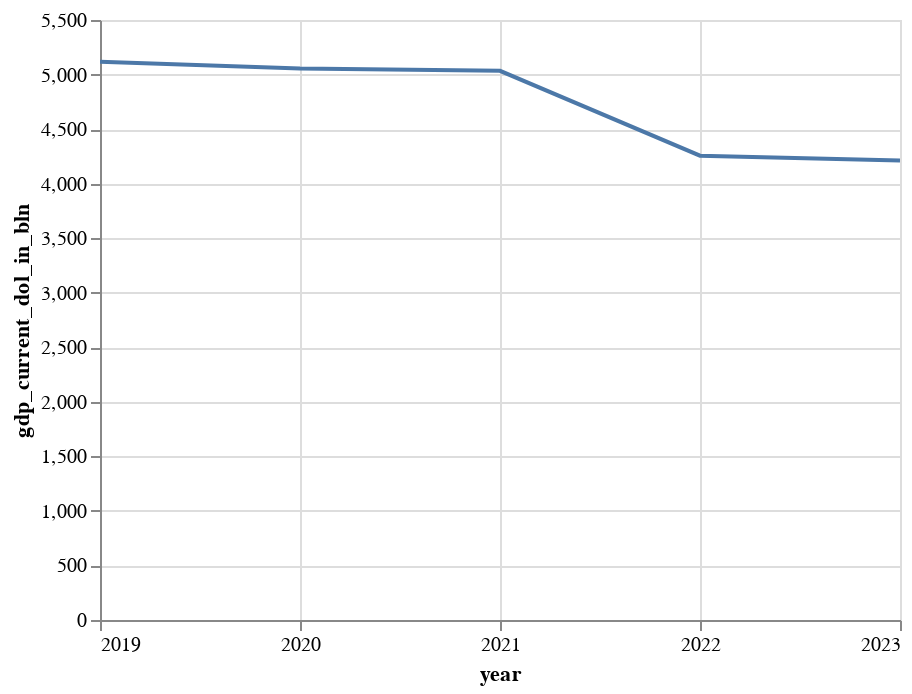

The notebook cell this image was saved under:
### Code cell
gdp_chart = (
    (gdp_out.plot.line(
        x=alt.X("year", axis = alt.Axis(format = "d")), 
        y=alt.Y("gdp_current_dol_in_bln", scale=alt.Scale(zero=True))
                      )
    )
        .properties(width=400)
        .configure_scale(zero=False)
)

gdp_chart

### Figure 1 — Vega-Lite specification as saved in the notebook (floating-point values rounded to 4 significant figures)
{"config": {"view": {"continuousWidth": 300, "continuousHeight": 300}, "scale": {"zero": false}}, "data": {"name": "data-72f8ee3188c2a100d26741eb6c677079"}, "mark": {"type": "line", "tooltip": true}, "encoding": {"x": {"axis": {"format": "d"}, "field": "year", "type": "quantitative"}, "y": {"field": "gdp_current_dol_in_bln", "scale": {"zero": true}, "type": "quantitative"}}, "params": [{"name": "param_3", "select": {"type": "interval", "encodings": ["x", "y"]}, "bind": "scales"}], "width": 400, "$schema": "https://vega.github.io/schema/vega-lite/v5.20.1.json", "datasets": {"data-72f8ee3188c2a100d26741eb6c677079": [{"gdp_current_dol_in_bln": 5117, "year": 2019}, {"gdp_current_dol_in_bln": 5055, "year": 2020}, {"gdp_current_dol_in_bln": 5034, "year": 2021}, {"gdp_current_dol_in_bln": 4256, "year": 2022}, {"gdp_current_dol_in_bln": 4212, "year": 2023}, {"gdp_current_dol_in_bln": 5034, "year": 2021}, {"gdp_current_dol_in_bln": 4256, "year": 2022}, {"gdp_current_dol_in_bln": 4212, "year": 2023}, {"gdp_current_dol_in_bln": 5034, "year": 2021}, {"gdp_current_dol_in_bln": 4256, "year": 2022}, {"gdp_current_dol_in_bln": 4212, "year": 2023}]}}
